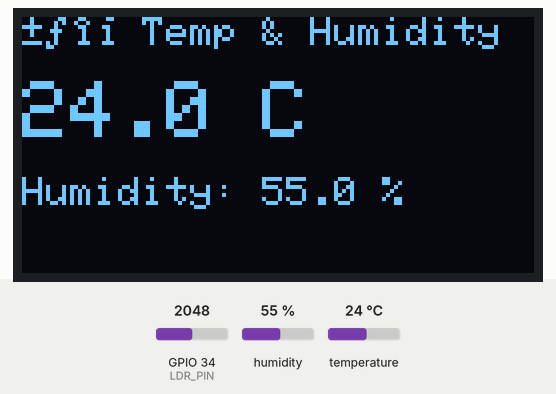
Simulated run of this program. Board: ESP32. On the bench: 128×64 one-colour display. The inputs (shaded band) are chosen by the test bench; at power-on: humidity 55 %, GPIO 34 (LDR_PIN) = 2048, temperature 24 °C. What the program prints to the serial monitor is not drawn.

Above: at 2.2 s.
2.3 s: humidity set to 22 %
At 7.9 s:
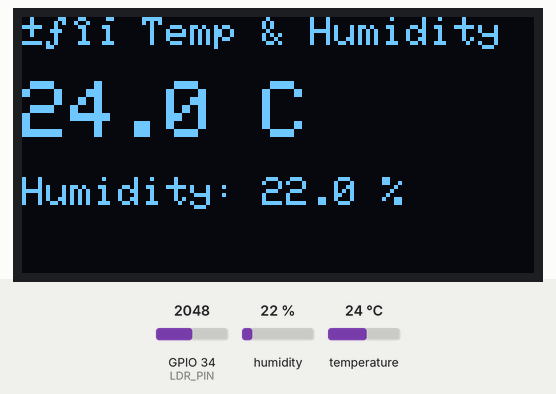
14.7 s: GPIO 34 (LDR_PIN) set to 2866
At 17.2 s:
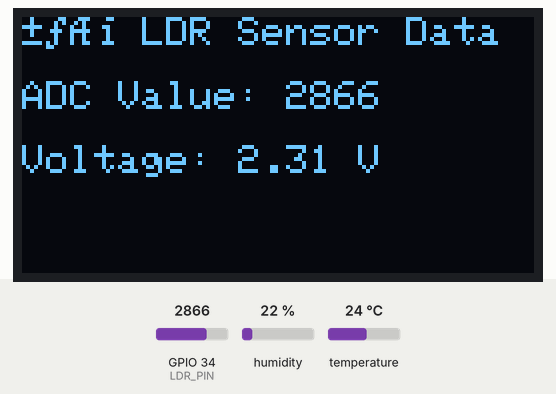
21.5 s: temperature set to 12 °C
At 26.3 s:
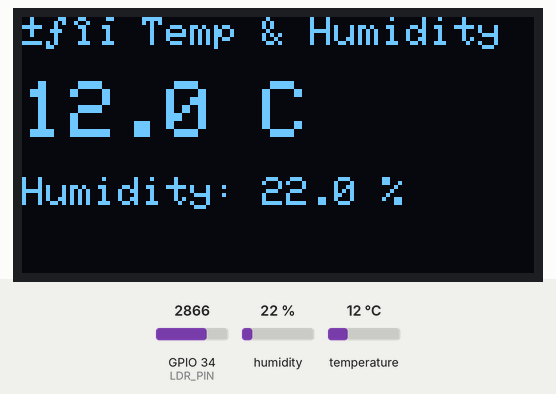
29.9 s: GPIO 34 (LDR_PIN) set to 3603
At 35.6 s:
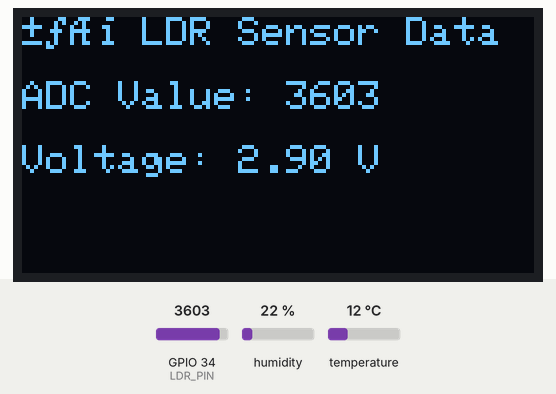
39.0 s: humidity set to 40 %
At 44.6 s:
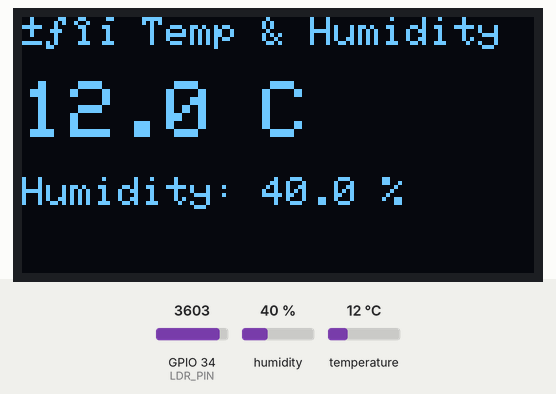
48.1 s: GPIO 34 (LDR_PIN) set to 4095
At 54.0 s:
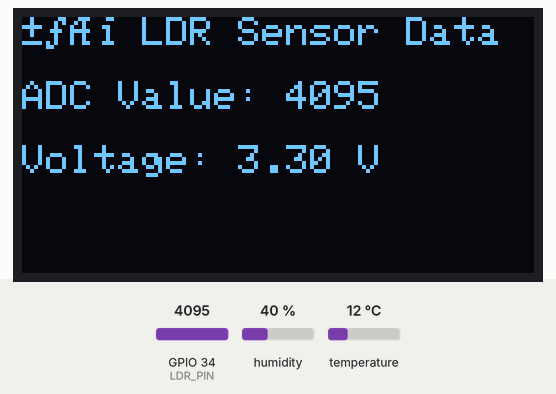
Timing chart, 0 to 55.5 s (numbered marks = the images above; inputs shaded):
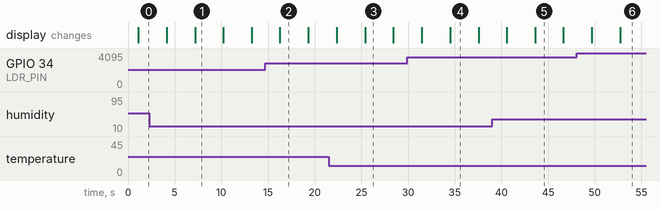

The program:

main.cpp
```cpp
#include <Arduino.h>
#include <Wire.h>
#include <Adafruit_GFX.h>
#include <Adafruit_SSD1306.h>
#include <DHT.h>

// --- Pin configuration ---
#define DHTPIN 14        // DHT22 data pin
#define DHTTYPE DHT11    // or DHT11 if needed
#define LDR_PIN 34       // LDR analog pin
#define SDA_PIN 21       // I2C SDA
#define SCL_PIN 22       // I2C SCL

// --- OLED setup ---
#define SCREEN_WIDTH 128
#define SCREEN_HEIGHT 64
Adafruit_SSD1306 display(SCREEN_WIDTH, SCREEN_HEIGHT, &Wire, -1);

// --- DHT sensor setup ---
DHT dht(DHTPIN, DHTTYPE);

// --- Setup function ---
void setup() {
  Serial.begin(115200);
  Serial.println("ESP32 Sensor Display Starting...");

  // Initialize I2C
  Wire.begin(SDA_PIN, SCL_PIN);

  // Initialize OLED
  if (!display.begin(SSD1306_SWITCHCAPVCC, 0x3C)) {
    Serial.println("SSD1306 allocation failed");
    for (;;);
  }
  display.clearDisplay();
  display.setTextColor(SSD1306_WHITE);
  display.setTextSize(1);
  display.setCursor(0, 0);
  display.println("Initializing...");
  display.display();

  // Initialize DHT sensor
  dht.begin();
  delay(1000);
}

// --- Main loop ---
void loop() {
  // --- Read Temperature & Humidity ---
  float temperature = dht.readTemperature();
  float humidity = dht.readHumidity();

  // Check if DHT read failed
  if (isnan(temperature) || isnan(humidity)) {
    Serial.println("Error reading DHT22 sensor!");
  } else {
    // Print to Serial
    Serial.printf("Temperature: %.2f °C  |  Humidity: %.2f %%\n", temperature, humidity);

    // Display on OLED (Page 1)
    display.clearDisplay();
    display.setTextSize(1);
    display.setCursor(0, 0);
    display.println("🌡 Temp & Humidity");
    display.setTextSize(2);
    display.setCursor(0, 16);
    display.printf("%.1f C", temperature);
    display.setTextSize(1);
    display.setCursor(0, 40);
    display.printf("Humidity: %.1f %%", humidity);
    display.display();
    delay(3000);
  }

  // --- Read LDR ---
  int adcValue = analogRead(LDR_PIN);
  float voltage = (adcValue / 4095.0) * 3.3;

  // Print to Serial
  Serial.printf("LDR ADC: %d  |  Voltage: %.2f V\n", adcValue, voltage);

  // Display on OLED (Page 2)
  display.clearDisplay();
  display.setTextSize(1);
  display.setCursor(0, 0);
  display.println("💡 LDR Sensor Data");
  display.setCursor(0, 16);
  display.printf("ADC Value: %d", adcValue);
  display.setCursor(0, 32);
  display.printf("Voltage: %.2f V", voltage);
  display.display();

  delay(3000); // 3 seconds before next cycle
}
```

Measured:
- after the input at 2.3 s, the display: first differs from a run without the input after 4.9 s (image 1)
- after the input at 14.7 s, the display: changes after 1.6 s (image 2)
- after the input at 21.5 s, the display: first differs from a run without the input after 3.9 s (image 3)
- after the input at 29.9 s, the display: first differs from a run without the input after 4.6 s (image 4)
- after the input at 39.0 s, the display: first differs from a run without the input after 4.6 s (image 5)
- after the input at 48.1 s, the display: first differs from a run without the input after 4.6 s (image 6)
- what the display in image 1 shows lasts 3.0 s, from 7.2 s to 10.2 s
